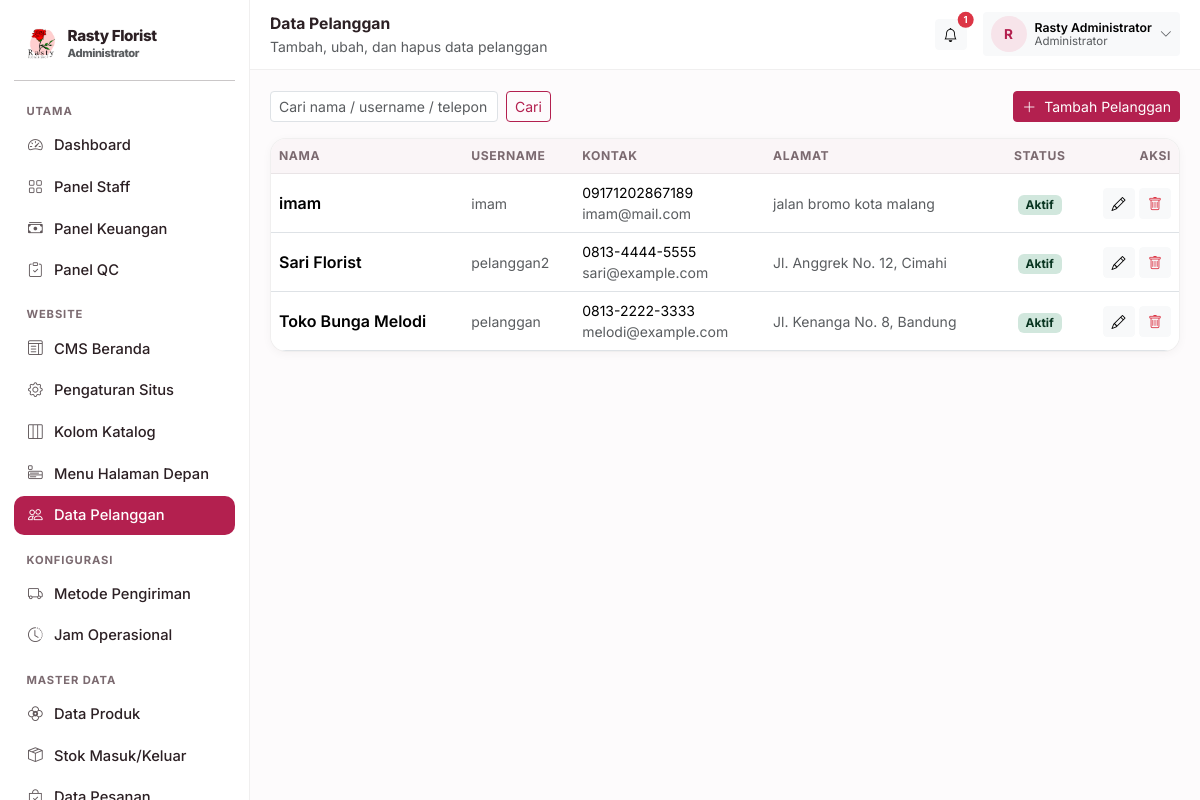
/staff/pelanggan (signed in), run on the app's committed database.
### tables this page shows
CREATE TABLE settings (
    key TEXT PRIMARY KEY,
    value TEXT
);

CREATE TABLE users (
    id INTEGER PRIMARY KEY AUTOINCREMENT,
    username TEXT UNIQUE NOT NULL,
    password_hash TEXT NOT NULL,
    nama TEXT NOT NULL,
    role TEXT NOT NULL,
    telepon TEXT DEFAULT '',
    email TEXT DEFAULT '',
    alamat TEXT DEFAULT '',
    aktif INTEGER NOT NULL DEFAULT 1,
    created_at TEXT NOT NULL
);

### blueprints/staff.py (the view)
@bp.route("/pelanggan")
@helpers.feature_required("pelanggan")
def customers():
    q = request.args.get("q", "").strip()
    sql = "SELECT * FROM users WHERE role = 'pelanggan'"
    args = []
    if q:
        sql += " AND (nama LIKE ? OR username LIKE ? OR telepon LIKE ?)"
        args += ["%" + q + "%"] * 3
    sql += " ORDER BY id DESC"
    return render_template("staff/customers.html", rows=database.query(sql, args), q=q)

### blueprints/staff.py (called while the page is built)
@bp.before_request
def guard():
    user = helpers.current_user()
    if user is None:
        flash("Silakan masuk terlebih dahulu.", "warning")
        return redirect(url_for("auth.login", next=request.path))
    if user["role"] in STAFF_ROLES:
        return
    if user["role"] == "staff_keuangan" and request.endpoint \
            and request.endpoint.split(".")[-1] in KEUANGAN_ENDPOINTS:
        return
    abort(403)

### db.py (called while the page is built)
def invoice_logo_px(settings=None):
    ukuran = (settings or all_settings()).get("invoice_logo_ukuran", "sedang")
    for kunci, _label, px in INVOICE_LOGO_UKURAN:
        if kunci == ukuran:
            return px
    return 64

def katalog_dari(settings):
    return {key: settings.get(key, "1") == "1" for key, _label, _ket in KATALOG_SEKSI}

def pengiriman_metode(settings=None):
    data = settings or all_settings()
    aktif = [label for key, label, _ket in PENGIRIMAN_METODE
             if data.get(key, "1") == "1"]
    return aktif or [PENGIRIMAN_METODE[1][1]]

def jam_harian(settings=None):
    data = settings or all_settings()
    hasil = {}
    for key, _label in HARI:
        buka, tutup = JAM_BAWAAN[key]
        hasil[key] = (data.get("jam_buka_" + key, buka), data.get("jam_tutup_" + key, tutup))
    return hasil

def jam_dari(settings):
    return {key: (settings.get("jam_buka_" + key, JAM_BAWAAN[key][0]),
                  settings.get("jam_tutup_" + key, JAM_BAWAAN[key][1]))
            for key, _label in HARI}

def _jam_teks(nilai):
    return nilai.replace(":", ".")

def jam_daftar(settings=None):
    data = settings or all_settings()
    jam = jam_dari(data)
    rows = []
    for key, label in HARI:
        buka, tutup = jam[key]
        rows.append({
            "key": key,
            "label": label,
            "buka": buka,
            "tutup": tutup,
            "tutup_hari": buka == tutup or not buka or not tutup,
            "teks": "%s – %s WIB" % (_jam_teks(buka), _jam_teks(tutup)),
        })
    return rows

def jam_ringkas(settings=None):
    rows = jam_daftar(settings)
    grup = []
    for row in rows:
        nilai = "Tutup" if row["tutup_hari"] else row["teks"]
        if grup and grup[-1][1] == nilai:
            grup[-1][2] = row["label"]
        else:
            grup.append([row["label"], nilai, row["label"]])
    hasil = []
    for awal, nilai, akhir in grup:
        label = awal if awal == akhir else "%s – %s" % (awal, akhir)
        hasil.append((label, nilai))
    return hasil

### templates/staff/customers.html (shortened to what this page needs)
{% extends "panel_base.html" %}
{% block heading %}Data Pelanggan{% endblock %}
{% block subheading %}Tambah, ubah, dan hapus data pelanggan{% endblock %}
{% block content %}
<div class="d-flex flex-wrap gap-2 justify-content-between mb-3">
  <form class="d-flex gap-2" method="get">
    <input name="q" class="form-control form-control-sm" placeholder="Cari nama / username / telepon" value="{{ q }}">
    <button class="btn btn-sm btn-outline-rf">Cari</button>
  </form>
  <button class="btn btn-primary btn-sm" data-bs-toggle="modal" data-bs-target="#custModal" onclick="openCustomer()">
    <i class="bi bi-plus-lg me-1"></i> Tambah Pelanggan
  </button>
</div>
<div class="rf-card p-0 overflow-hidden">
  <div class="table-responsive">
    <table class="table table-rf align-middle mb-0">
      <thead><tr><th>Nama</th><th>Username</th><th>Kontak</th><th>Alamat</th><th class="text-center">Status</th><th class="text-end">Aksi</th></tr></thead>
      <tbody>
        {% for u in rows %}
        <tr>
          <td class="fw-semibold">{{ u.nama }}</td>
          <td class="small text-muted">{{ u.username }}</td>
          <td class="small">{{ u.telepon }}<br><span class="text-muted">{{ u.email }}</span></td>
          <td class="small text-muted">{{ u.alamat }}</td>
          <td class="text-center">
            <span class="badge {{ 'bg-success-subtle text-success-emphasis' if u.aktif else 'bg-secondary-subtle text-secondary-emphasis' }}">
              {{ 'Aktif' if u.aktif else 'Nonaktif' }}
            </span>
          </td>
          <td class="text-end">
            <button class="btn btn-sm btn-light" onclick='openCustomer({{ u|tojson }})'><i class="bi bi-pencil"></i></button>
            <form method="post" action="{{ url_for('staff.customer_delete', uid=u.id) }}" class="d-inline"
                  onsubmit="return confirm('Hapus pelanggan {{ u.nama }}?')">
              <button class="btn btn-sm btn-light text-danger"><i class="bi bi-trash"></i></button>
            </form>
          </td>
        </tr>
        {% else %}
        <tr><td colspan="6"><div class="rf-empty">Tidak ada pelanggan.</div></td></tr>
        {% endfor %}
      </tbody>
    </table>
  </div>
</div>
{% endblock %}

### templates/panel_base.html (shortened to what this page needs)
<!doctype html>
<html lang="id">
<head>
  <link href="https://cdn.jsdelivr.net/npm/bootstrap@5.3.3/dist/css/bootstrap.min.css" rel="stylesheet">
  <link href="https://cdn.jsdelivr.net/npm/bootstrap-icons@1.11.3/font/bootstrap-icons.min.css" rel="stylesheet">
</head>
<body>
<div class="rf-shell">
  <aside class="rf-sidebar" id="rfSidebar">
    <a href="{{ panel_url }}" class="d-flex align-items-center gap-2 rf-brand px-2 py-2 mb-2">
      {% if settings.logo %}
        <img src="{{ url_for('static', filename='uploads/' + settings.logo) }}" alt="Logo">
      {% else %}
        <span class="rf-brand-mark">R</span>
      {% endif %}
      <div>
        <div style="font-size:.95rem;line-height:1.1">{{ settings.nama_toko }}</div>
        <div class="small text-muted" style="font-size:.7rem">{{ ROLE_LABEL.get(current_user.role, '') }}</div>
      </div>
    </a>
    <hr class="my-2">
    <ul class="nav flex-column">
      {% for grup, item_menu in menu %}
        {% set visible = item_menu | selectattr('2', 'in', features_aktif) | list %}
        {% if visible %}
          <li class="rf-sidebar-head">{{ grup }}</li>
          {% for label, endpoint, fitur, ikon in visible %}
          <li class="nav-item">
            <a class="nav-link {% if request.endpoint == endpoint %}active{% endif %}" href="{{ url_for(endpoint) }}">
              <span class="rf-ico"><i class="bi bi-{{ ikon }}"></i></span>
              <span>{{ label }}</span>
            </a>
          </li>
          {% endfor %}
        {% endif %}
      {% endfor %}
    </ul>
  </aside>
  <div class="rf-main">
    <div class="rf-topbar">
      <div class="flex-grow-1">
        <div class="fw-bold" style="font-size:.98rem">{% block heading %}Panel{% endblock %}</div>
        <div class="small text-muted">{% block subheading %}{% endblock %}</div>
      </div>
      <a href="{{ notif_url or url_for('public.index') }}" class="btn btn-sm btn-light position-relative">
        <i class="bi bi-bell"></i>
        {% if unread %}<span class="position-absolute top-0 start-100 translate-middle badge rounded-pill bg-danger" style="font-size:.6rem">{{ unread }}</span>{% endif %}
      </a>
      <div class="dropdown">
        <button class="btn btn-sm btn-light d-flex align-items-center gap-2 border-0" type="button"
                data-bs-toggle="dropdown" data-bs-display="static" aria-expanded="false">
          <span class="rf-avatar">{{ current_user.nama[:1]|upper }}</span>
          <span class="d-none d-md-block small text-start" style="line-height:1.1">
            <span class="fw-semibold d-block">{{ current_user.nama }}</span>
            <span class="text-muted d-block" style="font-size:.72rem">{{ ROLE_LABEL.get(current_user.role, '') }}</span>
          </span>
          <i class="bi bi-chevron-down small text-muted"></i>
        </button>
      </div>
    </div>
    <div class="rf-content">
      {% block content %}{% endblock %}
    </div>
  </div>
</div>
</body>
</html>

### data on the page
settings: value (picture)
settings: nama_toko "Rasty Florist"
users: get "Administrator", nama "R", nama "Rasty Administrator"
users: nama "imam", username "imam", telepon "09171202867189", email "imam@mail.com", alamat "jalan bromo kota malang", aktif "Aktif"
users: nama "Sari Florist", username "pelanggan2", telepon "0813-4444-5555", email "sari@example.com", alamat "Jl. Anggrek No. 12, Cimahi", aktif "Aktif"
users: nama "Toko Bunga Melodi", username "pelanggan", telepon "0813-2222-3333", email "melodi@example.com", alamat "Jl. Kenanga No. 8, Bandung", aktif "Aktif"

### other printed values
{{ grup }} "UTAMA" "WEBSITE" "KONFIGURASI" "MASTER DATA"
{{ label }} "Dashboard" "Panel Staff" "Panel Keuangan" "Panel QC" "CMS Beranda" "Pengaturan Situs" "Kolom Katalog" "Menu Halaman Depan" "Data Pelanggan" "Metode Pengiriman" "Jam Operasional" "Data Produk" "Stok Masuk/Keluar"
{{ unread }} "1"
